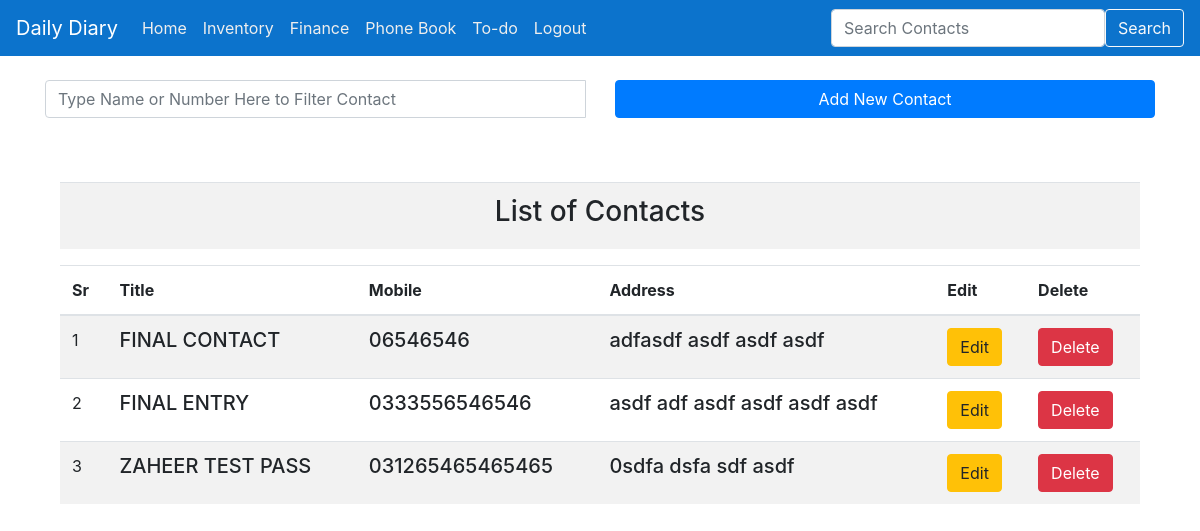
/contactlist/ (signed in), run on the app's committed database.
### blog/models.py (models this page shows, shortened)
class Contacts(models.Model):
    reg_date = models.DateField(auto_now_add=True)
    contact_ID = models.AutoField(primary_key=True)
    Name = models.CharField(max_length=100)
    Mobile = models.CharField(max_length=17,null=False, blank=False, unique=True)
    Address = models.CharField(max_length=250, null=False)

### blog/views.py (the view)
# urls.py: path('contactlist/', views.contactlist),
@login_required(login_url='/login/')
def contactlist(request):
    total = 0
    total= Contacts.objects.count()
    contaclist= Contacts.objects.all().order_by('Name')
    return render (request, "blog/Contact_list.html",{'Contacts':contaclist, 'total': total})

### templates/blog/Contact_list.html (shortened to what this page needs)
<!DOCTYPE html>
{% extends "blog/base.html"%}
{% block body_block %}
<link rel="stylesheet" href="//cdnjs.cloudflare.com/ajax/libs/bootstrap-table/1.10.1/bootstrap-table.min.css">
  <br>
  <div class="row">
    <div class="col">
      <div class="input-group mb-3">
        <input type="text" id="myInput" onkeyup="myFunction()"  class="form-control" placeholder="Type Name or Number Here to Filter Contact" aria-label="Recipient's username" aria-describedby="button-addon2">
      </div>
    </div>
    <div class="col">
<a href="/addcontact/"><button class="btn btn-primary btn-block">Add New Contact</button> </a>
    </div>
  </div>
  <div class="container">
    <br>
    <br>
<table class="css-serial table table-striped ">
  <tr>
    <th><center><h3>List of Contacts</h3></center></th>
  </tr>
</table>
<table  id="myTable" class="css-serial table table-striped " data-toggle="table" data-classes="table table-hover table-condensed"data-striped="true"data-sort-order="desc">
  <thead>
    <tr>
      <th class="th-sm ">Sr</th>
      <th class="th-sm data-field="Name" data-sortable="true">Title</th>
      <th class="th-sm data-field="Name" data-sortable="true">Mobile</th>
      <th class="th-sm data-field="Name" data-sortable="true">Address</th>
      <th class="th-sm">Edit</th>
      <th class="th-sm">Delete</th>
    </tr>
  </thead>
  <tbody>
    {% for object in Contacts %}
    <tr>
      <td></td>
      <td><h5>{{object.Name}}</h5></td>
      <td><h5>{{object.Mobile}}</h5></td>
      <td><h5>{{object.Address}}</h5></td>
      <td>
        <a href="/editcontact/{{object.contact_ID}}"><button class="btn btn-warning">Edit</button> </a>
      </td>
      <td>
        <form action="/deletecontact/{{object.contact_ID}}/" method="POST">
             <button class="btn btn-danger" onclick="return confirm('Are you sure you want to delete this item?');">Delete</button>
        </form>
      </td>
    </tr>
    {% endfor %}
  </tbody>
</table>
{% endblock %}

### templates/blog/Contact_list.html (style rules this page uses)
.css-serial { counter-reset: serial-number; }
.css-serial td:first-child:before { counter-increment: serial-number; content: counter(serial-number); }

### data on the page
Contacts: Name "FINAL CONTACT", Mobile "06546546", Address "adfasdf asdf asdf asdf"
Contacts: Name "FINAL ENTRY", Mobile "0333556546546", Address "asdf adf asdf asdf asdf asdf"
Contacts: Name "ZAHEER TEST PASS", Mobile "031265465465465", Address "0sdfa dsfa sdf asdf"
